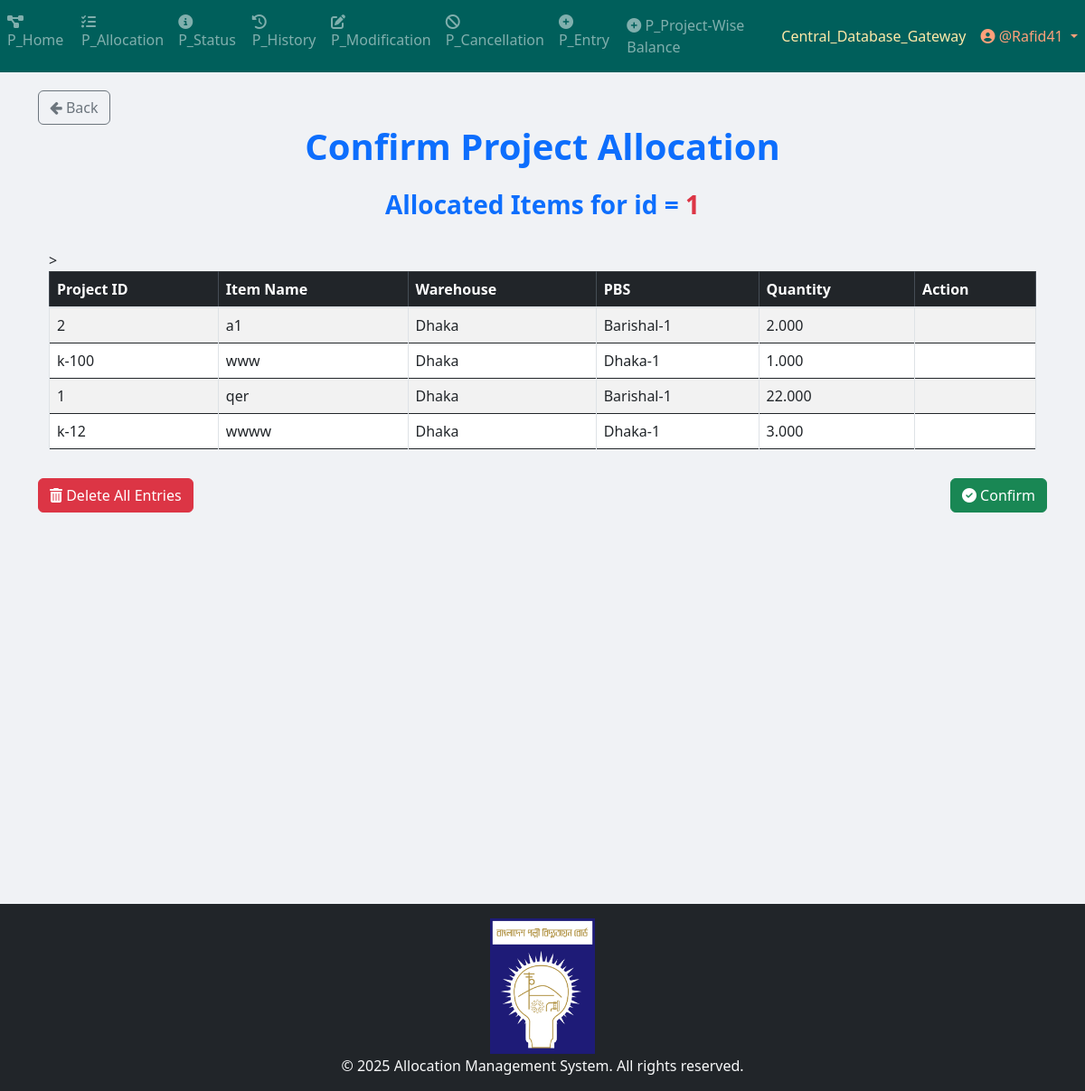
Page /project/project_allocation/view_confirm_allocation/1/ (signed in) on the committed database.
### Project_App_Allocation/models.py (models this page shows, shortened)
class Allocation_Number(models.Model):
    allocation_no = models.IntegerField(unique=True)
    user = models.ForeignKey(User, on_delete=models.CASCADE, related_name="project_allocation_numbers")
    STATUS_CHOICES = [
        ("Pending Approval", "Pending Approval"),
        ("Allocated", "Allocated"),
        ("Cancelled", "Cancelled"),
        ("Modified", "Modified"),
    ]
    status = models.CharField(
        max_length=100, choices=STATUS_CHOICES, default="Pending Approval"
    )
    def __str__(self):
        return str(self.allocation_no)

class Temporary_Allocation(models.Model):
    allocation_no = models.ForeignKey(Allocation_Number, on_delete=models.CASCADE)  # Deletes related allocations when removed
    item_primary_key = models.BigIntegerField(null=True)
    pbs = models.ForeignKey(PBS, on_delete=models.CASCADE)
    project = models.ForeignKey(Project, on_delete=models.CASCADE)
    item = models.ForeignKey(Project_Item, on_delete=models.CASCADE)
    unit_of_item = models.TextField()
    warehouse = models.CharField(max_length=50)
    quantity = models.DecimalField(
        max_digits=20,
        decimal_places=3,
        default=0.00
    )
    created_at = models.DateTimeField(auto_now_add=True)

class PBS(models.Model):
    name = models.TextField(unique=True)
    def __str__(self):
        return str(self.name)

### Project_App_Entry/models.py (models this page shows, shortened)
class Project(models.Model):
    projectId = models.TextField(unique=True)

class Project_Item(models.Model):
    WAREHOUSE_CHOICES = [
        ("Dhaka", "Dhaka"),
        ("Khulna", "Khulna"),
        ("Chittagong", "Chittagong"),
    ]
    UNIT_CHOICES = [
        ("Nos.", "Nos."),
        ("Mtr.", "Mtr."),
        ("Km.", "Km."),
        ("Set.", "Set."),
        ("Pair.", "Pair."),
        ("Kg", "Kg"),
        ("Lot", "Lot"),
        ("Pcs", "Pcs"),
        ("Coil", "Coil"),
        ("Box", "Box"),
        ("Feet", "Feet"),
        ("Liter", "Liter"),
        ("m3", "m3"),
        ("m2", "m2"),
        ("Ream", "Ream"),
        ("Bundle", "Bundle"),
        ("Carton", "Carton"),
    ]
    name = models.CharField(max_length=255)
    description = models.TextField(blank=True, null=True)
    warehouse = models.CharField(
        max_length=50, choices=WAREHOUSE_CHOICES, default="Dhaka"
    )
    unit_of_item = models.CharField(
        max_length=100, choices=UNIT_CHOICES, default="Nos."
    )  # Updated field
    quantity_of_item = models.DecimalField(
        max_digits=20,
        decimal_places=3,
        default=0.00
    )
    project = models.ForeignKey(
        Project,
        on_delete=models.SET_NULL,
        related_name="project_of_item",
        null=True,
    )
    created_at = models.DateTimeField(default=timezone.now)
    comments = models.TextField(blank=True, null=True)
    remarks_for_projectWiseBalance = models.TextField(blank=True, null=True)

### Project_App_Allocation/views/View_and_Confirm_Allocation_view.py (the view)
# urls.py: path('view_confirm_allocation/<int:allocation_id>/', views.view_confirm_allocation, name='view_confirm_allocation'),
def view_confirm_allocation(request, allocation_id):
    allocation_no_obj = get_object_or_404(Allocation_Number, id=allocation_id)
    allocations = Temporary_Allocation.objects.filter(allocation_no=allocation_no_obj)
    return render(
        request,
        "Project_Templates/Project_App_Allocation/view_and_confirm_allocation.html",
        {
            "allocations": allocations,
            "allocation_no_obj": allocation_no_obj,
        },
    )

### App_Admin_Panel/templatetags/nav_CDB_links_loader.py (called while the page is built)
@register.simple_tag
def external_link_from_static(filename):
    subpath = filename
    if not subpath.startswith("links" + os.sep) and not subpath.startswith("links/"):
        subpath = os.path.join("links", filename)
    file_path = find(subpath)
    if not file_path:
        return ""
    try:
        with open(file_path, "r", encoding="utf-8") as f:
            return f.read().strip()
    except Exception:
        return ""

### templates/Project_Templates/Project_App_Allocation/view_and_confirm_allocation.html (shortened to what this page needs)
{% extends 'base.html' %}
{% load crispy_forms_tags %}
{% load static %}
{% block body_block %}
<a href="{% url 'Project_App_Allocation:Search_and_Select' allocation_no_obj.id %}" class="btn btn-outline-secondary">
    <i class="fa fa-arrow-left"></i> Back
</a>
<center>
    <h1 class="fw-bold text-primary"><b> Confirm Project Allocation </b></h1>
</center>
<div class="container mt-4">
    <h3 class="text-center"><b class="text-primary">Allocated Items for id = </b><b class="text-danger">{{allocation_no_obj}}</b></h3>
    <br>>
    <div class="table-responsive">
        <table class="table table-bordered table-striped table-hover">
            <thead class="table-dark sticky-top">
                <tr>
                    <th>Project ID</th>
                    <th>Item Name</th>
                    <th>Warehouse</th>
                    <th>PBS</th>
                    <th>Quantity</th>
                    <th>Action</th>
                </tr>
            </thead>
            <tbody>
                {% if allocations %}
                    {% for allocation in allocations %}
                    <tr>
                        <td>{{ allocation.project.projectId }}</td>
                        <td>{{ allocation.item.name }}</td>
                        <td>{{ allocation.warehouse }}</td>
                        <td>{{ allocation.pbs }}</td>
                        <td>{{ allocation.quantity }}</td>
                        <td class="text-center">
                        </td>
                    </tr>
                    {% endfor %}
                {% else %}
                    <tr>
                        <td colspan="7" class="text-center text-danger">No allocations available</td>
                    </tr>
                {% endif %}
            </tbody>
        </table>
    </div>
</div>
<div class="d-flex justify-content-between mt-3">
    <button class="btn btn-danger" data-bs-toggle="modal" data-bs-target="#deleteAllModal" {% if not allocations %}disabled{% endif %}>
        <i class="fas fa-trash-alt"></i> Delete All Entries
    </button>
    <button class="btn btn-success" data-bs-toggle="modal" data-bs-target="#confirmAllocationModal" {% if not allocations %}disabled{% endif %}>
        <i class="fas fa-check-circle"></i> Confirm
    </button>
</div>
{% endblock %}

### templates/partials/navbar.html (shortened to what this page needs)
{% load static %}
{% load nav_CDB_links_loader %}
{% external_link_from_static "Central_Database_Gateway.txt" as central_database_gateway_link %}
{% if request.path|slice:":9" == "/project/" %}
    <nav class="navbar navbar-expand-sm navbar-dark" style="background-color: #005F5B; color: #C4FFF9;">
        <div class="collapse navbar-collapse" id="navbarProject">
            <ul class="navbar-nav mr-auto">
                {% if user.is_authenticated %}
                                <li class="nav-item">
                                    <a class="nav-link" href="{% url 'Project_App_Home:project_home_page' %}">
                                        <i class="fas fa-project-diagram"></i> P_Home
                                    </a>
                                </li>                    {% if request.user.is_superuser or request.user.user_group.user_group_type == "Editor" %}
                    <li class="nav-item">
                        <a class="nav-link" href="{% url 'Project_App_Allocation:allocation_page' %}">
                            <i class="fas fa-tasks"></i> P_Allocation
                        </a>
                    </li>
                    {% endif %}
                    {% if request.user.is_superuser or request.user.user_group.user_group_type in "Editor View History and Status only" %}
                    <li class="nav-item">
                        <a class="nav-link" href="{% url 'Project_App_Status:status_page' %}">
                            <i class="fas fa-info-circle"></i> P_Status
                        </a>
                    </li>
                    {% endif %}
                    <li class="nav-item">
                        <a class="nav-link" href="{% url 'Project_App_History:history_page' %}">
                            <i class="fas fa-history"></i> P_History
                        </a>
                    </li>
                    {% if request.user.is_superuser or request.user.user_group.user_group_type == "Editor" %}
                    <li class="nav-item">
                        <a class="nav-link" href="{% url 'Project_App_Modification:modification_menu' %}">
                            <i class="fas fa-edit"></i> P_Modification
                        </a>
                    </li>
                    <li class="nav-item">
                        <a class="nav-link" href="{% url 'Project_App_Cancellation:cancellation' %}">
                            <i class="fas fa-ban"></i> P_Cancellation
                        </a>
                    </li>
                    <li class="nav-item">
                        <a class="nav-link" href="{% url 'Project_App_Entry:entry_page' %}">
                            <i class="fas fa-plus-circle"></i> P_Entry
                        </a>
                    </li>
                    <li class="nav-item">
                        <a class="nav-link" href="{% url 'Project_App_ProjectWiseBalance:project_list' %}">
                            <i class="fas fa-plus-circle"></i> P_Project-Wise Balance
                        </a>
                    </li>
                    {% endif %}
                {% endif %}
            </ul>
            <ul class="navbar-nav">
                {% if user.is_authenticated %}
                    {% if request.user.is_superuser or request.user.user_group.user_group_type == "Editor" %}
                        <li class="nav-item">
                            <a class="nav-link" style="color: #FFE9A8;" href="{{ central_database_gateway_link|default:'#' }}" target="_blank" rel="noopener noreferrer">Central_Database_Gateway</a>
                        </li>
                    {% endif %}
                    <li class="nav-item dropdown">
                        <a class="nav-link dropdown-toggle" style="color: #FFA07A;" href="#" id="userDropdown" role="button" data-toggle="dropdown">
                            <i class="fas fa-user-circle"></i> @{{ user.username }}
                        </a>
                    </li>
                {% else %}
                    <li class="nav-item {% if request.resolver_match.url_name == 'login' %}active{% endif %}">
                        <a class="nav-link" href="{% url 'App_Login:login' %}">
                            <i class="fas fa-sign-in-alt"></i> Login
                        </a>
                    </li>
                {% endif %}
            </ul>
        </div>
    </nav>
{% endif %}

### templates/partials/footer.html (style rules this page uses)
html, body { height: 100%; margin: 0; }

### rows in the picture
Allocation_Number: allocation_no "1"
Temporary_Allocation: project.projectId "2", item.name "a1", warehouse "Dhaka", pbs "Barishal-1", quantity "2.000"
Temporary_Allocation: project.projectId "k-100", item.name "www", warehouse "Dhaka", pbs "Dhaka-1", quantity "1.000"
Temporary_Allocation: project.projectId "1", item.name "qer", warehouse "Dhaka", pbs "Barishal-1", quantity "22.000"
Temporary_Allocation: project.projectId "k-12", item.name "wwww", warehouse "Dhaka", pbs "Dhaka-1", quantity "3.000"

### other values in the picture
{{ user.username }} "Rafid41"
